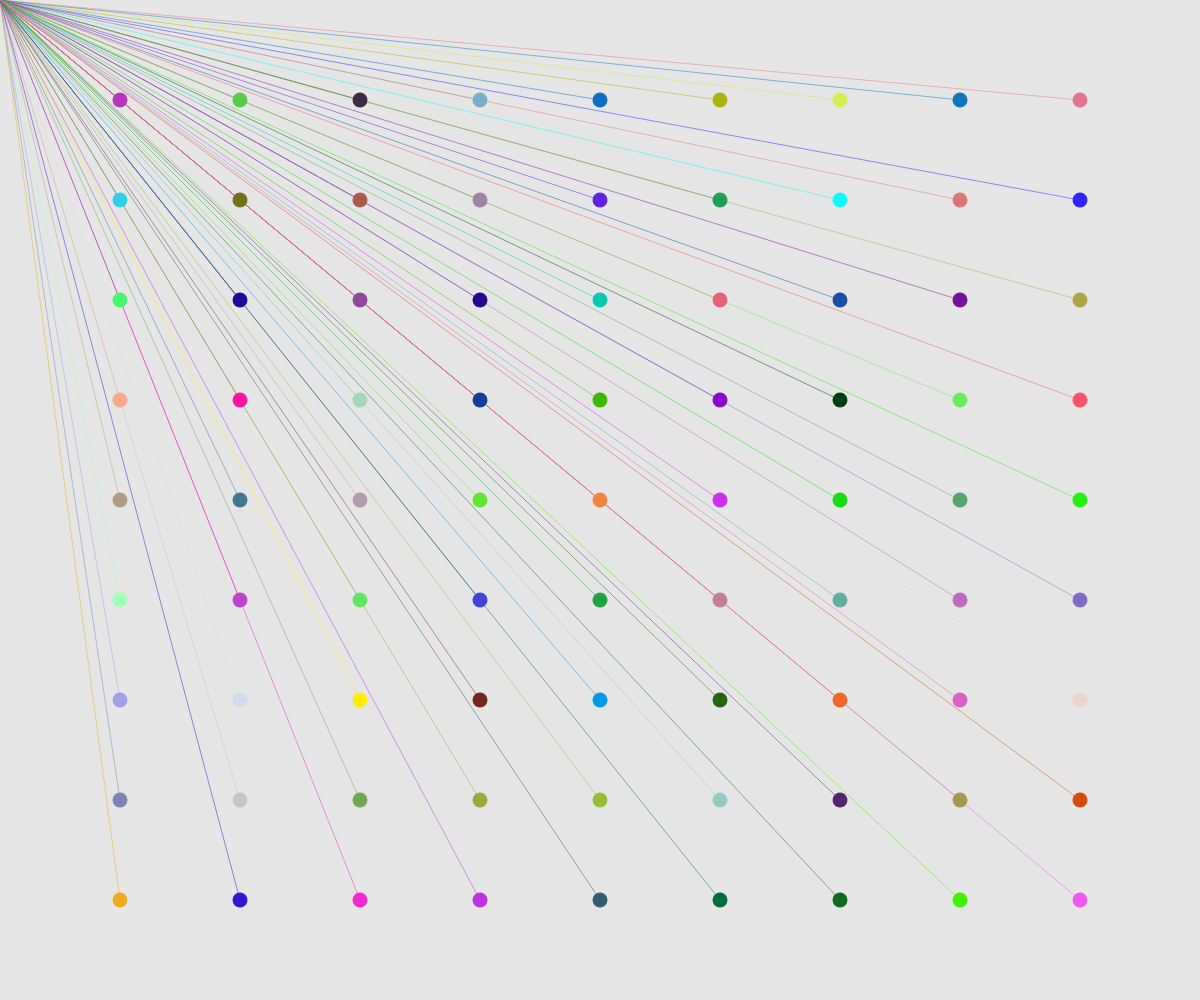
Frame 1 (no input)
Frame 60 (no input): identical to frame 1, image omitted
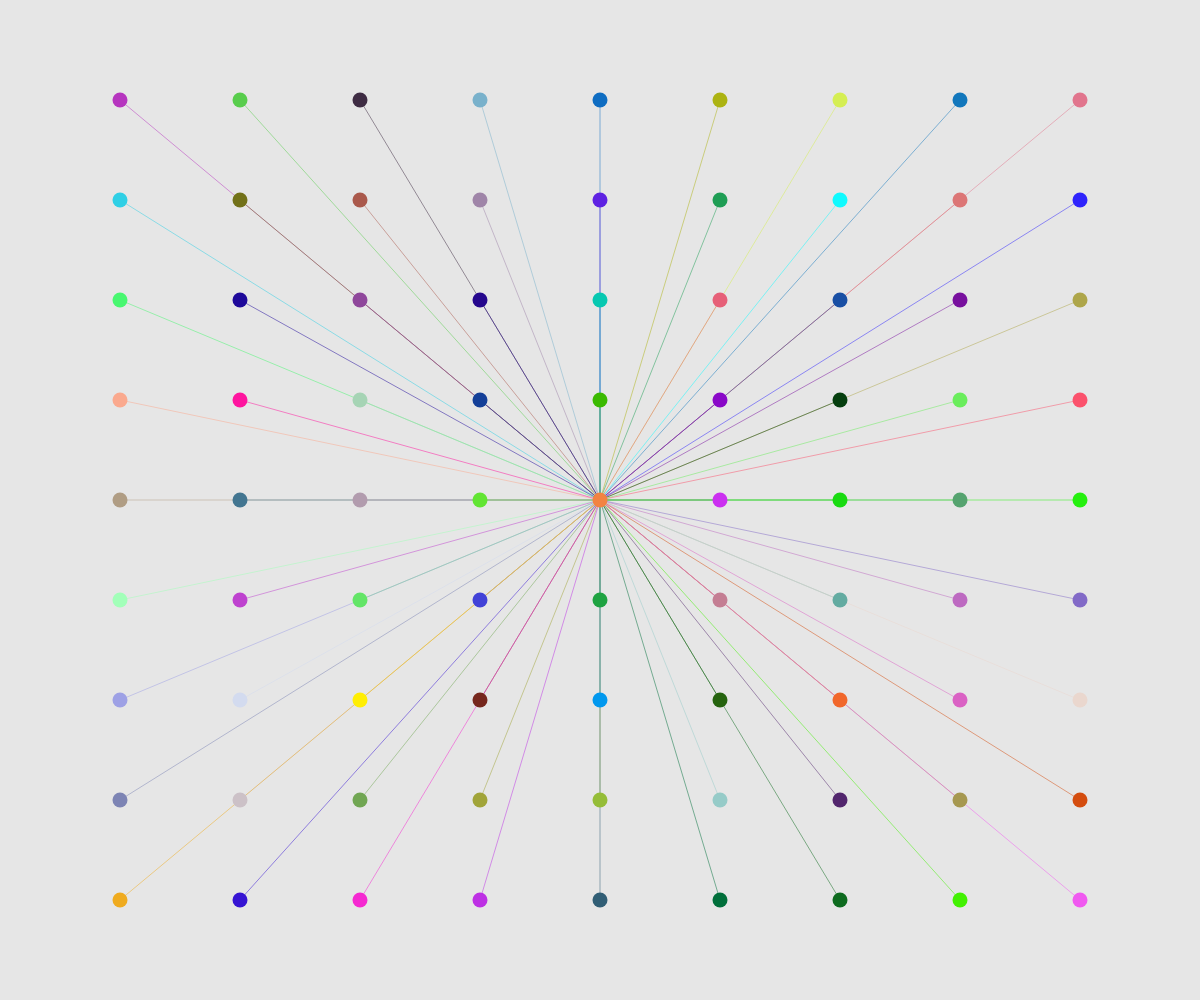
Frame 120 (the mouse pressed at the canvas centre since frame 60)

The p5.js sketch that drew these frames (run headless with seeded random() and noise() and a simulated clock; from frame 60 on, the mouse is pressed at the canvas centre):

// p5.js sketch
// ── sketch.js
let colors = [];
let clrPick = 0;

function setup() {
  createCanvas(window.innerWidth, window.innerHeight);
  arrayFill();
  console.log(colors.length);
}

function draw() {
  background(230);
  for (let y = height / 10; y < height - 1; y = y + height / 10) {
    for (let x = width / 10; x < width - 1; x = x + width / 10) {
      if (clrPick > 242) {
        clrPick = 0;
      }
      stroke(colors[clrPick],
        colors[(clrPick + 1)],
        colors[(clrPick + 2)]);
      strokeWeight(0.5);
      line(x, y, mouseX, mouseY);
      clrPick += 3;

    }
  }
  for (let y = height / 10; y < height - 1; y = y + height / 10) {
    for (let x = width / 10; x < width - 1; x = x + width / 10) {
      if (clrPick > 242) {
        clrPick = 0;
      }
      stroke(colors[clrPick],
        colors[(clrPick + 1)],
        colors[(clrPick + 2)]);
      strokeWeight(15);
      point(x, y);
      clrPick += 3;

    }
  }
}

function arrayFill() {
  for (let i = 0; i < 81; i++) {
    colors.push(random(255), random(255), random(255));
  }
}
